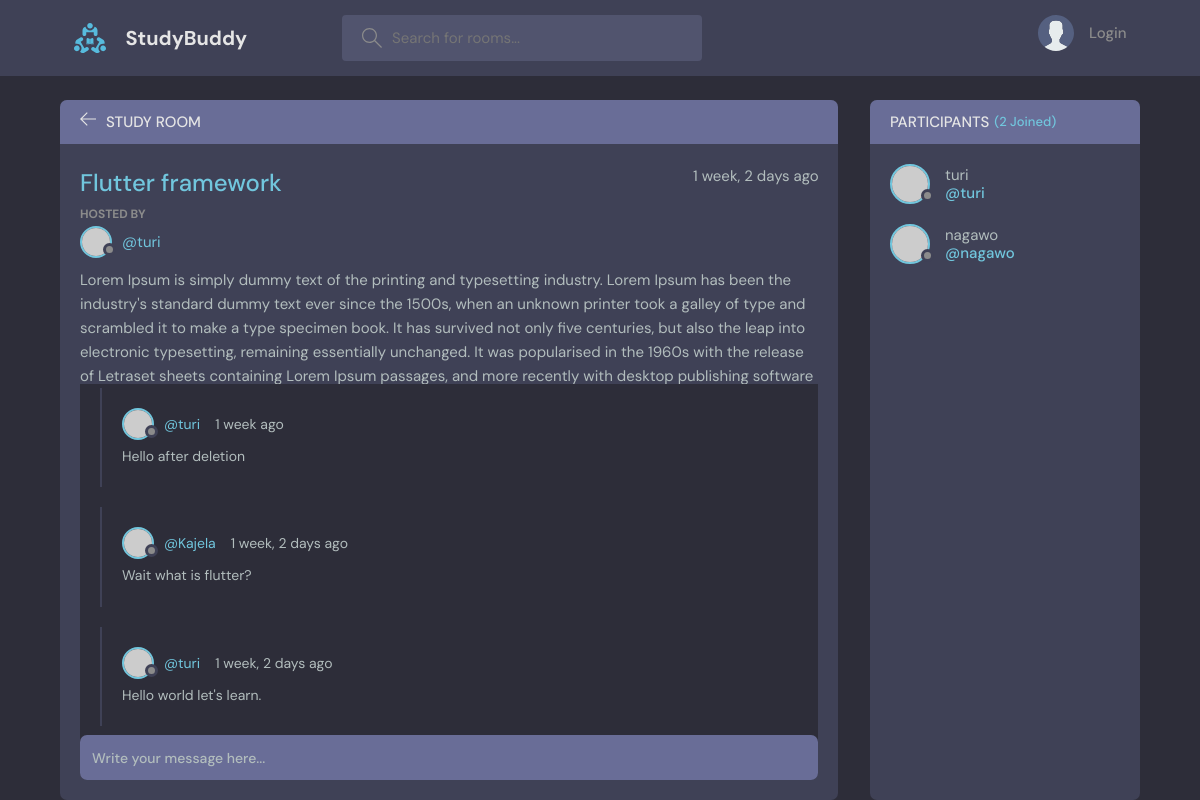
Page /room/2/ on the committed database.
### base/models.py (models this page shows, shortened)
class Room(models.Model):
    host =  models.ForeignKey(User, on_delete=models.SET_NULL,null=True)
    topic =  models.ForeignKey(Topic, on_delete=models.SET_NULL,null=True)
    name = models.CharField(max_length=200)
    description = models.TextField(null=True, blank=True)
    participants = models.ManyToManyField(User, related_name='participants', blank=True)
    updated = models.DateTimeField(auto_now=True)
    created = models.DateTimeField(auto_now_add=True)
    class Meta():
        ordering = ['-updated', '-created']

class Message(models.Model):
    user = models.ForeignKey(User, on_delete=models.CASCADE)
    room = models.ForeignKey(Room, on_delete=models.CASCADE)
    body = models.TextField()
    updated = models.DateTimeField(auto_now=True)
    created = models.DateTimeField(auto_now_add=True)
    class Meta():
        ordering = ['-updated', '-created']

### base/views.py (the view, shortened to what this page needs)
# urls.py: path('room/<str:pk>/', views.room, name="room"),
def room(request, pk):
    room = Room.objects.get(id=pk)
    room_messages = room.message_set.all().order_by('-created')
    participants = room.participants.all()
    context = {'room': room, 'room_messages': room_messages, 'participants': participants}
    return render(request, 'base/room.html', context)

### base/templates/base/room.html (shortened to what this page needs)
{% extends 'main.html' %}
{% load static %}
{% block content %}
    <main class="profile-page layout layout--2">
      <div class="container">
        <div class="room">
          <div class="room__top">
            <div class="room__topLeft">
              <a href="{% url 'home' %}">
                <svg version="1.1" xmlns="http://www.w3.org/2000/svg" width="32" height="32" viewBox="0 0 32 32">
                  <title>arrow-left</title>
                  <path
                    d="M13.723 2.286l-13.723 13.714 13.719 13.714 1.616-1.611-10.96-10.96h27.625v-2.286h-27.625l10.965-10.965-1.616-1.607z"
                  ></path>
                </svg>
              </a>
              <h3>Study Room</h3>
            </div>
          </div>
          <div class="room__box scroll">
            <div class="room__header scroll">
              <div class="room__info">
                <h3>{{room.name}}</h3>
                <span>{{room.created|timesince}} ago</span>
              </div>
              <div class="room__hosted">
                <p>Hosted By</p>
                <a href="{% url 'profile' room.host.id %}" class="room__author">
                  <div class="avatar avatar--small">
                    <img src="https://randomuser.me/api/portraits/men/37.jpg" />
                  </div>
                  <span>@{{room.host.username}}</span>
                </a>
              </div>
              <div class="room__details">
                {{room.description}}
              </div>
            </div>
            <div class="room__conversation">
              <div class="threads scroll">
                {% for room_message in room_messages %}
                <div class="thread">
                  <div class="thread__top">
                    <div class="thread__author">
                      <a href="{% url 'profile' room_message.user.id %}" class="thread__authorInfo">
                        <div class="avatar avatar--small">
                          <img src="https://randomuser.me/api/portraits/men/37.jpg" />
                        </div>
                        <span>@{{room_message.user}}</span>
                      </a>
                      <span class="thread__date">{{room_message.created|timesince}} ago</span>
                    </div>
                  </div>
                  <div class="thread__details">
                    {{room_message.body}}
                  </div>
                </div>
                {% endfor %}
              </div>
            </div>
          </div>
          <div class="room__message">
            <form action="#"><input name="" placeholder="Write your message here..." /></form>
          </div>
        </div>
        <div class="participants">
          <h3 class="participants__top">Participants <span>({{participants.count}} Joined)</span></h3>
          <div class="participants__list scroll">
            {% for user in participants %}
            <a href="{% url 'profile' user.id %}" class="participant">
              <div class="avatar avatar--medium">
                <img src="https://randomuser.me/api/portraits/men/37.jpg" />
              </div>
              <p>
                {{user.username}}
                <span>@{{user.username}}</span>
              </p>
            </a>
            {% endfor %}
          </div>
        </div>
      </div>
    </main>
   {% endblock %}

### rows in the picture
Room: name "Flutter framework", created "1 week, 2 days", host.username "turi", description "Lorem Ipsum is simply dummy text of the printing and typesetting industry. Lorem Ipsum has been the industry's standard dummy text ever since the 1500s, when an unknown printer took a galley of type and scrambled it to make a type specimen book. It has survived not only five centuries, but also the leap into electronic typesetting, remaining essentially unchanged. It was popularised in the 1960s with the release of Letraset sheets containing Lorem Ipsum passages, and more recently with desktop publishing software…"
Message: user "turi", created "1 week", body "Hello after deletion"
Message: user "Kajela", created "1 week, 2 days", body "Wait what is flutter?"
Message: user "turi", created "1 week, 2 days", body "Hello world let's learn."

### other values in the picture
{{ participants.count }} "2"
{{ user.username }} "turi"
{{ user.username }} "nagawo"
